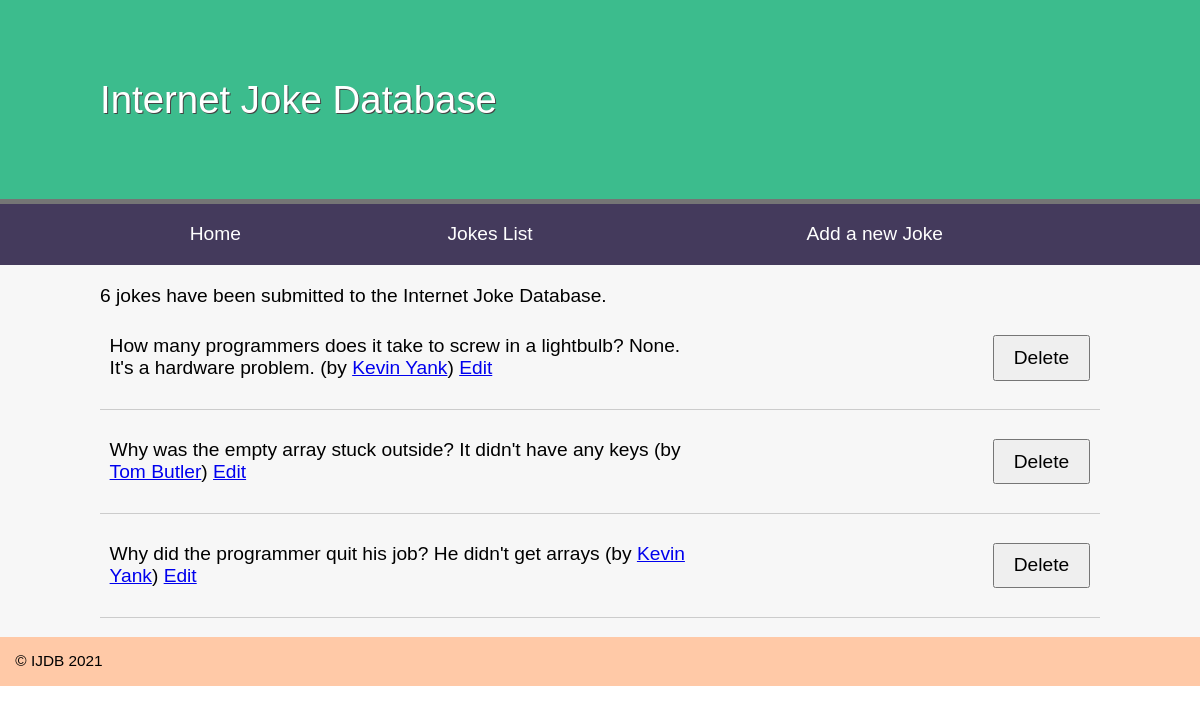
Page /jokes.php on the earlier database version.
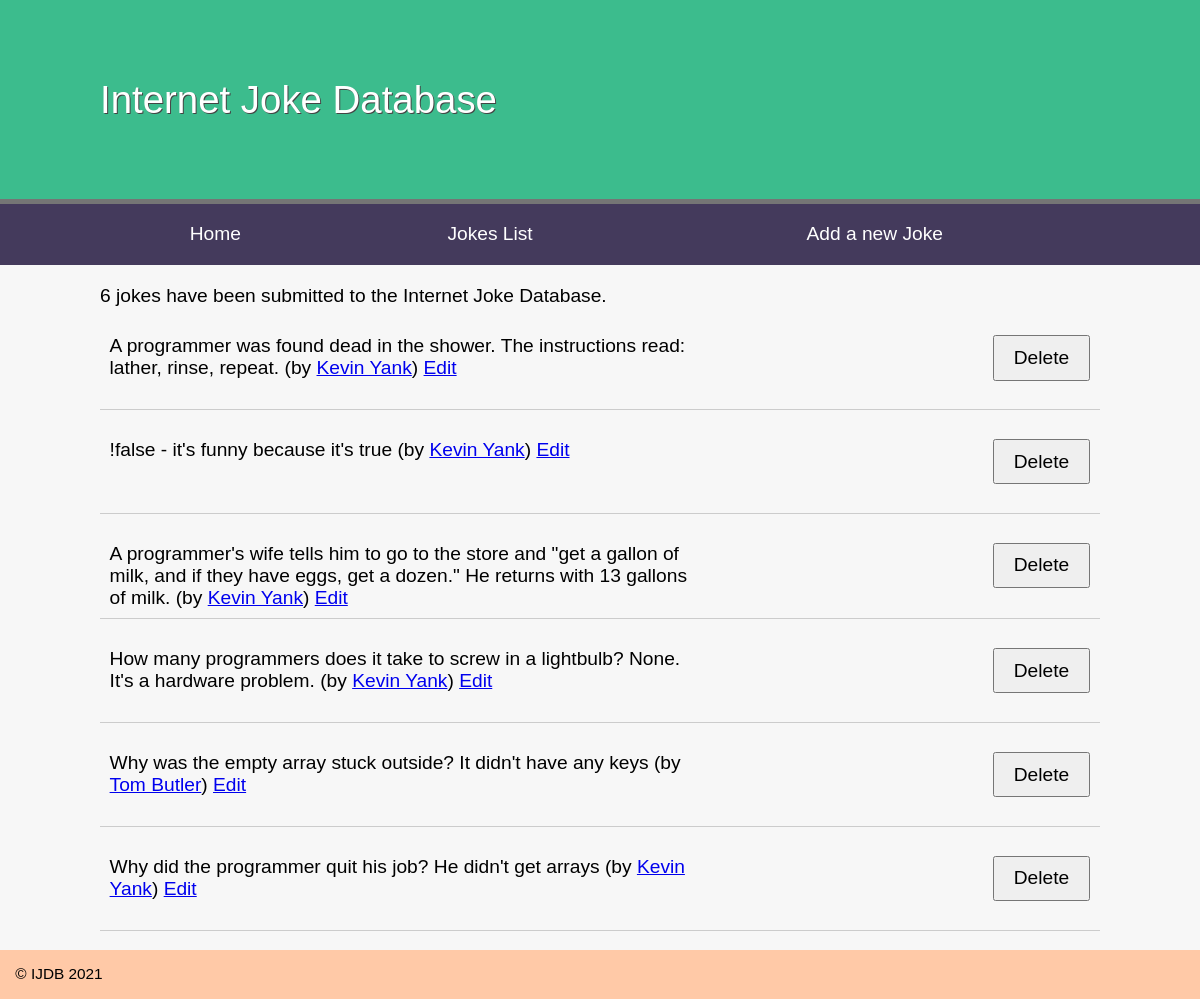
Same page on the later database version.
### tables this page shows
CREATE TABLE `joke` (
  `id` int(11) NOT NULL,
  `joketext` text DEFAULT NULL,
  `jokedate` date DEFAULT NULL,
  `authorid` int(11) NOT NULL
);

CREATE TABLE `author` (
  `id` int(11) NOT NULL,
  `name` varchar(255) NOT NULL,
  `email` varchar(255) NOT NULL
);

### public/jokes.php (called while the page is built, shortened)
<?php
try{
	include __DIR__ . '/../includes/DatabaseConnection.php';
	include __DIR__ . '/../includes/DatabaseFunctions.php';
	$jokes = allJokes($pdo);
	$totalJokes = totalJokes($pdo);
	include __DIR__.'/../templates/jokes.html.php';
	$output=ob_get_clean();
}
catch (PDOException $e){
	$output = 'Database error: ' . $e->getMessage() . ' in ' .
  $e->getFile() . ':' . $e->getLine();
}
include __DIR__ . '/../templates/layout.html.php';

### includes/DatabaseFunctions.php (called while the page is built, shortened)
<?php
function totalJokes($pdo) {
  $stmt = $pdo->prepare('SELECT COUNT(*) FROM `joke`');
  $stmt->execute();
  $row = $stmt->fetch();
  return $row[0];
}
function allJokes($pdo) {
  $stmt = $pdo->prepare('SELECT `joke`.`id`, `joketext`, `name`, `email`
    FROM `joke` INNER JOIN `author`
      ON `authorid` = `author`.`id`');
  $stmt->execute();
  return $stmt->fetchAll();
}

### templates/jokes.html.php (the view, shortened to what this page needs)
<p><?=$totalJokes?> jokes have been submitted to the Internet Joke Database.</p>
<?php foreach ($jokes as $joke): ?>
<blockquote>
  <p>
  <?=htmlspecialchars($joke['joketext'], ENT_QUOTES, 'UTF-8')?>
  (by <a href="mailto:<?=htmlspecialchars($joke['email'], ENT_QUOTES, 'UTF-8'); ?>"><?=htmlspecialchars($joke['name'], ENT_QUOTES,'UTF-8'); ?></a>)
  <a href="editjoke.php?id=<?=$joke['id']?>">Edit</a>
  <form action="deletejoke.php" method="post">
    <input type="submit" value="Delete">
  </form>
  </p>
</blockquote>
<?php endforeach; ?>

### templates/layout.html.php (shortened to what this page needs)
<!doctype html>
<html>
  <head>
    <link rel="stylesheet" href="jokes.css">
  </head>
  <body>
  <header>
    <h1>Internet Joke Database</h1>
  </header>
  <nav>
    <ul>
      <li><a href="index.php">Home</a></li>
      <li><a href="jokes.php">Jokes List</a></li>
      <li><a href="addjoke.php">Add a new Joke</a></li>
    </ul>
  </nav>
  <main>
  <?=$output?>
  </main>
  <footer>
  &copy; IJDB 2021
  </footer>
  </body>
</html>

### public/jokes.css (style rules this page uses)
* { margin: 0; padding: 0; }
body { font-family: Arial, Helvetica, Sans-serif; }
header { display: block; background-color: #3cbc8d; padding: 20px; border-bottom: 5px solid #757575; }
h1 { font-weight: normal; padding: 1.5em; color: white; text-shadow: 1px 1px 0px #444; width: 1000px; margin: auto; }
nav { background-color: #443A5C; }
nav a { color: white; text-decoration: none; }
nav ul { display: table; width: 1000px; margin: auto; }
nav li { display: table-cell; text-align: center; padding: 1em; }
main { overflow: auto; min-height: 30vh; background-color: #f7f7f7; width: 1000px; margin: auto; box-shadow: -1000px 0 0 #f7f7f7, 1000px 0 0 #f7f7f7; padding-top: 20px; }
footer { padding: 1em; background-color: #FFC9A7; font-size: 0.8em; }
p { margin-bottom: 1em; }
body { font-size: 1.2em; font-family: arial, helvetica, sans-serif }
input, label, select, textarea { float: left; width: 15em; margin-bottom: 1em; padding: 0.5em; }
input[type="submit"] { margin-left: 15em; width: auto; padding: 0.5em 1em; clear: both; font-size: 1em; }
form { overflow: auto; clear: both; display: block; }
blockquote { display: table; margin-bottom: 1em; border-bottom: 1px solid #ccc; padding: 0.5em; }
blockquote p { display: table-cell; width: 90%; vertical-align: top; }
blockquote form { display: table-cell; width: 10%; }

Differences in the rows shown:
now on this page (row edited): joke: joketext "A programmer was found dead in the shower. The instructions read: lather, rinse, repeat.", authorid.name "Kevin Yank"
now on this page (row edited): joke: joketext "!false - it's funny because it's true", authorid.name "Kevin Yank"
now on this page (row edited): joke: joketext "A programmer's wife tells him to go to the store and \"get a gallon of milk, and if they have eggs, get a dozen.\" He returns with 13 gallons of milk.", authorid.name "Kevin Yank"
